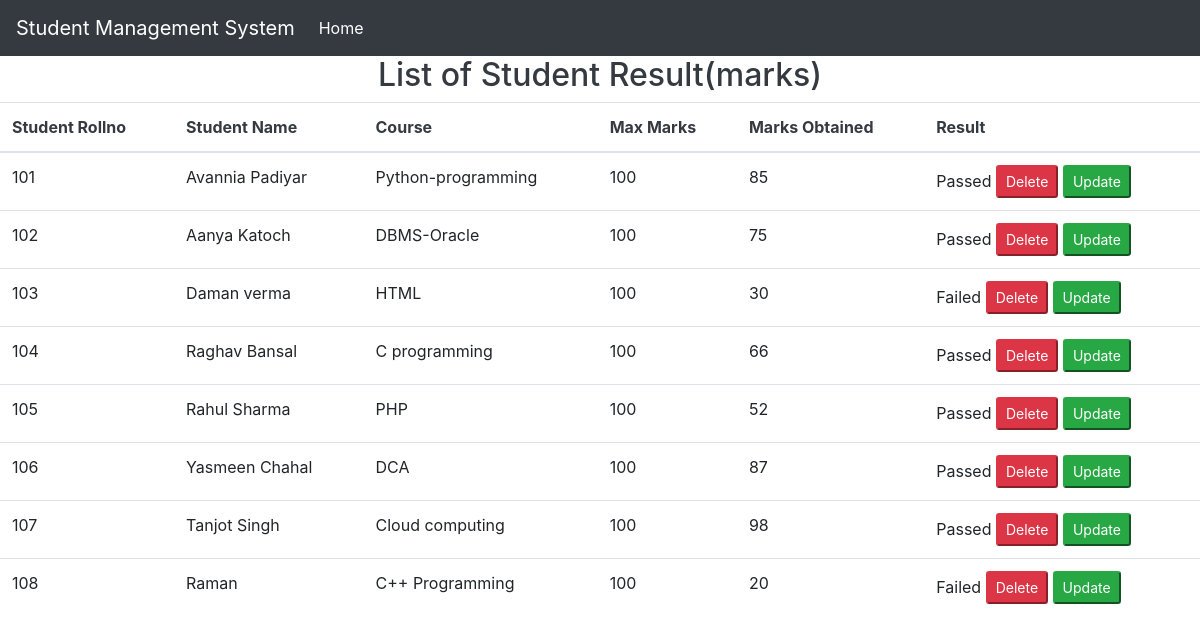
Page /showemp on the committed database.
### mirai/models.py (models this page shows)
class StudentResult(models.Model):
    STATUS = (
        ('Passed', 'Passed'),
        ('Failed', 'Failed'),
    )
    Rollno=models.IntegerField()
    Name=models.CharField(primary_key='true',max_length=50,unique='true')
    Course=models.CharField(max_length=20)
    MaxMarks=models.IntegerField()
    MarksObtained=models.IntegerField()
    Result=models.CharField(max_length=50, null=True, choices=STATUS)
    class Meta:
        db_table="StudentResult"

### mirai/views.py (the view)
# urls.py: path('showemp', views.showemp),
def showemp(request):
    employees = StudentResult.objects.all()
    return render(request, "showemp.html", {'employees':employees})

### mirai/templates/showemp.html (shortened to what this page needs)
<!DOCTYPE html>
<html lang="en">
  <head>
    <link rel="stylesheet" href="https://stackpath.bootstrapcdn.com/bootstrap/4.1.3/css/bootstrap.min.css">
  </head>
  <body>
  <nav class="navbar navbar-expand-lg navbar-dark bg-dark">
  <a class="navbar-brand" href="#">Student Management System</a>
  <div class="collapse navbar-collapse" id="navbarNavDropdown">
    <ul class="navbar-nav">
      <li class="nav-item active">
        <a class="nav-link" href="{% url 'home' %}">Home <span class="sr-only">(current)</span></a>
      </li>
    </ul>
  </div>
</nav>
    <center><div><h2 class="bg-white text-dark">List of Student Result(marks)</h2></div></center>
    <table class="table">
      <thead class="bg-white text-dark">
        <tr>
          <th>Student Rollno</th>
          <th> Student Name</th>
          <th>Course</th>
          <th>Max Marks</th>
          <th>Marks Obtained</th>
          <th>Result</th>
        </tr>
      </thead>
      <tbody>
        {% for employee in employees %}
        <tr>
          <td>{{employee.Rollno}}</td>
          <td>{{employee.Name}}</td>
          <td>{{employee.Course}}</td>
          <td>{{employee.MaxMarks}}</td>
          <td>{{employee.MarksObtained}}</td>
          <td>{{employee.Result}}
            <button class="btn-danger btn-sm" onclick="location.href='/deleteEmp/{{employee.Name}}'">Delete</button>
            <button class="btn-success btn-sm" onclick="location.href='/editemp/{{employee.Name}}'">Update</button>
          </td>
        </tr>
        {% endfor %}
      </tbody>
    </table>
  </body>
</html>

### rows in the picture
StudentResult: Rollno "101", Name "Avannia Padiyar", Course "Python-programming", MaxMarks "100", MarksObtained "85", Result "Passed"
StudentResult: Rollno "102", Name "Aanya Katoch", Course "DBMS-Oracle", MaxMarks "100", MarksObtained "75", Result "Passed"
StudentResult: Rollno "103", Name "Daman verma", Course "HTML", MaxMarks "100", MarksObtained "30", Result "Failed"
StudentResult: Rollno "104", Name "Raghav Bansal", Course "C programming", MaxMarks "100", MarksObtained "66", Result "Passed"
StudentResult: Rollno "105", Name "Rahul Sharma", Course "PHP", MaxMarks "100", MarksObtained "52", Result "Passed"
StudentResult: Rollno "106", Name "Yasmeen Chahal", Course "DCA", MaxMarks "100", MarksObtained "87", Result "Passed"
StudentResult: Rollno "107", Name "Tanjot Singh", Course "Cloud computing", MaxMarks "100", MarksObtained "98", Result "Passed"
StudentResult: Rollno "108", Name "Raman", Course "C++ Programming", MaxMarks "100", MarksObtained "20", Result "Failed"
